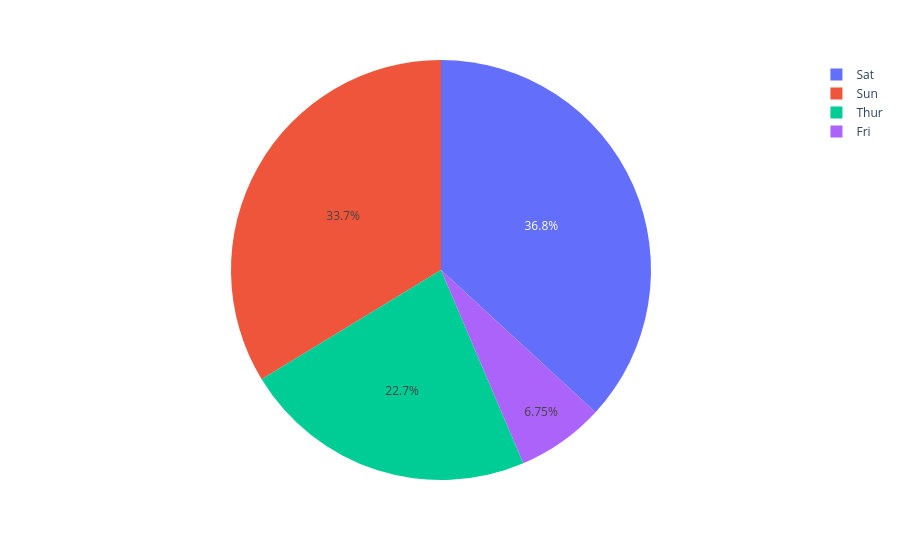

Write notebook code for a chart like this one.
### Markdown cell above
## Pie Chart

### Code cell
fig = px.pie(df, values="total_bill", names="day")
fig.show()

### Figure 1 — Plotly figure (JSON) as saved in the notebook; plotly's stock layout.template omitted (floating-point values rounded to 4 significant figures; data arrays with more than 128 entries replaced by an {"elided": "..."} marker saying what was removed)
{"data": [{"domain": {"x": [0, 1], "y": [0, 1]}, "hovertemplate": "day=%{label}<br>total_bill=%{value}<extra></extra>", "labels": {"elided": "244 str values"}, "legendgroup": "", "name": "", "showlegend": true, "type": "pie", "values": {"elided": "244 float values"}}], "layout": {"legend": {"tracegroupgap": 0}, "margin": {"t": 60}}}
